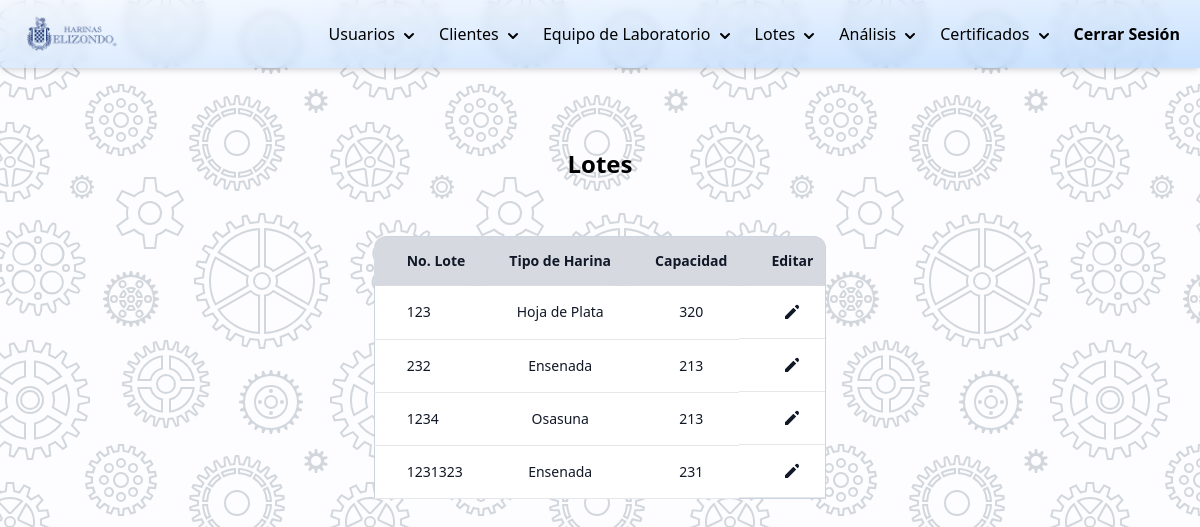
The page /php/modificar-lotes.php (signed in) on the database as committed earlier.
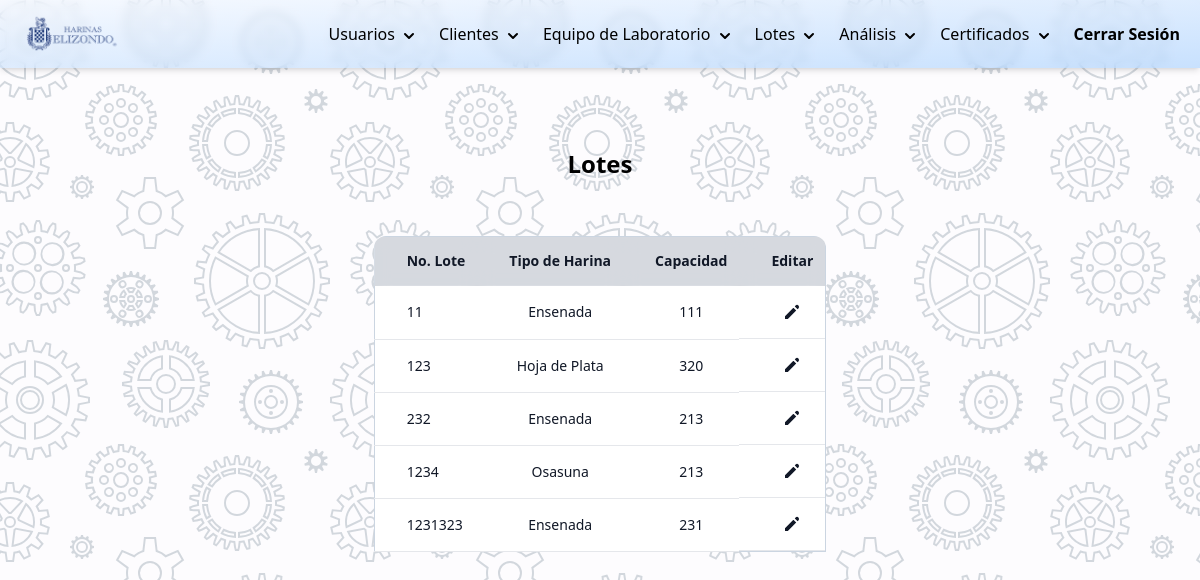
The same page on the database as committed later.
### tables this page shows
CREATE TABLE `lotes` (
  `id_lote` int(15) NOT NULL,
  `capacidad` int(11) DEFAULT NULL,
  `fecha_creacion` date DEFAULT NULL,
  `contenido` varchar(100) DEFAULT NULL,
  `fecha_caducidad` date DEFAULT NULL
);

### DB/controlarDB.php (called while the page is built, shortened)
<?php
function hacerConsulta(string $query){
    $con = mysqli_connect(HOST, USER, PASSWORD, DB);
    if (mysqli_connect_errno()) {
        return "Failed to connect to MySQL: " . mysqli_connect_error();
    }else{
        $result = mysqli_query($con, $query);
        $arreglo_de_resultados=[];
        while ($row = mysqli_fetch_array($result)):
            array_push($arreglo_de_resultados,$row);
        endwhile;
        return $arreglo_de_resultados;
    }
}

### php/modificar-lotes.php (the view, shortened to what this page needs)
<?php
    require_once("../DB/controlarDB.php");
    $query_lista_lotes="SELECT * FROM lotes;";
    $arreglo_lotes=hacerConsulta($query_lista_lotes);
?>
<!DOCTYPE html>
<html lang="es">
<head>
    <link rel="stylesheet" href="../css/styles.css">
    <script src="https://cdn.tailwindcss.com"></script>
    <script src="https://cdn.tailwindcss.com?plugins=forms,typography,aspect-ratio,line-clamp"></script>
    <?php require_once("./navbar.php"); ?>
</head>
<body class="background">
    <div class="container mx-auto flex justify-center items-center content-center">
        <div class="flex flex-col p-10 mt-10">
            <h1 class="text-2xl text-center mb-4 font-bold">Lotes</h1>
            <form method="post" action="<?= htmlspecialchars($_SERVER["PHP_SELF"]);?>" class="mt-0">
                <div class="mt-10 overflow-y-auto h-96 rounded-xl">
                    <table class="table-auto rounded-xl border border-slate-300">
                        <thead class="rounded-lg">
                            <tr class="bg-gray-200">
                                <th class="sticky top-0 z-10 border-b border-gray-300 bg-gray-300 bg-opacity-75 py-3.5 pl-4 pr-3 text-left text-sm font-semibold text-gray-900 backdrop-blur backdrop-filter sm:pl-6 lg:pl-8">No. Lote</th>
                                <th class="sticky top-0 z-10 border-b border-gray-300 bg-gray-300 bg-opacity-75 py-3.5 pl-4 pr-3 text-left text-sm font-semibold text-gray-900 backdrop-blur backdrop-filter sm:pl-6 lg:pl-8">Tipo de Harina</th>
                                <th class="sticky top-0 z-10 border-b border-gray-300 bg-gray-300 bg-opacity-75 py-3.5 pl-4 pr-3 text-left text-sm font-semibold text-gray-900 backdrop-blur backdrop-filter sm:pl-6 lg:pl-8">Capacidad</th>
                                <th class="sticky top-0 z-10 border-b border-gray-300 bg-gray-300 bg-opacity-75 py-3.5 pl-4 pr-3 text-left text-sm font-semibold text-gray-900 backdrop-blur backdrop-filter sm:pl-6 lg:pl-8">Editar</th>
                            </tr>
                        </thead>
                        <tbody class="bg-white rounded-lg">
                            <?php foreach ($arreglo_lotes as $lote):?>
                            <tr>
                                <td class="whitespace-nowrap border-b border-gray-200 py-4 pl-4 pr-3 text-sm font-medium text-gray-900 sm:pl-6 lg:pl-8"><?= $lote['id_lote']?></td>
                                <td class="whitespace-nowrap border-b border-gray-200 py-4 pl-4 pr-3 text-sm font-medium text-gray-900 sm:pl-6 lg:pl-8 text-center"><?= $lote['contenido']?></td>
                                <td class="whitespace-nowrap border-b border-gray-200 py-4 pl-4 pr-3 text-sm font-medium text-gray-900 sm:pl-6 lg:pl-8 text-center"><?= $lote['capacidad']?></td>
                                <td class="whitespace-nowrap border-b border-gray-200 py-4 pl-4 pr-3 text-sm font-medium text-gray-900 sm:pl-6 lg:pl-8 flex justify-center">
                                    <a href="./editar-lote.php?i=<?= $lote['id_lote']?>">
                                        <svg xmlns="http://www.w3.org/2000/svg" class="h-5 w-5" viewBox="0 0 20 20" fill="currentColor">
                                            <path d="M13.586 3.586a2 2 0 112.828 2.828l-.793.793-2.828-2.828.793-.793zM11.379 5.793L3 14.172V17h2.828l8.38-8.379-2.83-2.828z" />
                                        </svg>
                                    </a>
                                </td>
                            </tr>
                            <?php endforeach ?>
                        </tbody>
                    </table>
                </div>
            </form>
        </div>
    </div>
</body>
</html>

Rows that differ between the two databases and show on the page:
added lotes: id_lote "11", contenido "Ensenada", capacidad "111"
